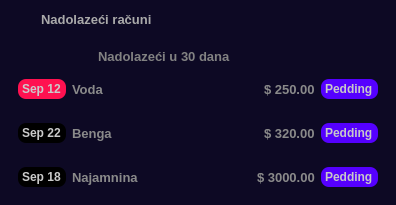
           <widget class="QFrame" name="billsBox">
            <property name="styleSheet">
             <string notr="true">QFrame {
	background-color: rgb(13, 9, 36);
	border: none;
	border-radius: 12px;
}</string>
            </property>
            <property name="frameShape">
             <enum>QFrame::NoFrame</enum>
            </property>
            <property name="frameShadow">
             <enum>QFrame::Raised</enum>
            </property>
            <layout class="QVBoxLayout" name="verticalLayout_23">
             <property name="spacing">
              <number>0</number>
             </property>
             <property name="leftMargin">
              <number>0</number>
             </property>
             <property name="topMargin">
              <number>0</number>
             </property>
             <property name="rightMargin">
              <number>0</number>
             </property>
             <property name="bottomMargin">
              <number>0</number>
             </property>
             <item>
              <widget class="QFrame" name="frame_54">
               <property name="minimumSize">
                <size>
                 <width>0</width>
                 <height>40</height>
                </size>
               </property>
               <property name="maximumSize">
                <size>
                 <width>16777215</width>
                 <height>40</height>
                </size>
               </property>
               <property name="styleSheet">
                <string notr="true">background-color: rgb(13, 9, 36);</string>
               </property>
               <property name="frameShape">
                <enum>QFrame::NoFrame</enum>
               </property>
               <property name="frameShadow">
                <enum>QFrame::Raised</enum>
               </property>
               <layout class="QHBoxLayout" name="horizontalLayout_34">
                <property name="spacing">
                 <number>0</number>
                </property>
                <property name="leftMargin">
                 <number>0</number>
                </property>
                <property name="topMargin">
                 <number>0</number>
                </property>
                <property name="rightMargin">
                 <number>10</number>
                </property>
                <property name="bottomMargin">
                 <number>0</number>
                </property>
                <item alignment="Qt::AlignHCenter|Qt::AlignVCenter">
                 <widget class="QLabel" name="label_32">
                  <property name="minimumSize">
                   <size>
                    <width>0</width>
                    <height>0</height>
                   </size>
                  </property>
                  <property name="maximumSize">
                   <size>
                    <width>16777215</width>
                    <height>16777215</height>
                   </size>
                  </property>
                  <property name="font">
                   <font>
                    <pointsize>10</pointsize>
                    <weight>75</weight>
                    <bold>true</bold>
                   </font>
                  </property>
                  <property name="styleSheet">
                   <string notr="true">color: rgb(170, 170, 170);</string>
                  </property>
                  <property name="text">
                   <string>Nadolazeći računi</string>
                  </property>
                 </widget>
                </item>
                <item alignment="Qt::AlignRight">
                 <widget class="QPushButton" name="pushButton_12">
                  <property name="minimumSize">
                   <size>
                    <width>26</width>
                    <height>26</height>
                   </size>
                  </property>
                  <property name="maximumSize">
                   <size>
                    <width>26</width>
                    <height>26</height>
                   </size>
                  </property>
                  <property name="styleSheet">
                   <string notr="true">QPushButton {
	border: none;
	background-color: rgb(13, 9, 36);
	border-radius: 13;
}

QPushButton:hover {
	background-color: rgb(124, 124, 124);
}

QPushButton:pressed {
	background-color: rgb(0, 0, 0);
}</string>
                  </property>
                  <property name="text">
                   <string/>
                  </property>
                  <property name="icon">
                   <iconset resource="resources/resources.qrc">
                    <normaloff>:/icons/icons/more.svg</normaloff>:/icons/icons/more.svg</iconset>
                  </property>
                  <property name="iconSize">
                   <size>
                    <width>24</width>
                    <height>24</height>
                   </size>
                  </property>
                 </widget>
                </item>
               </layout>
              </widget>
             </item>
             <item>
              <widget class="QFrame" name="frame_55">
               <property name="frameShape">
                <enum>QFrame::StyledPanel</enum>
               </property>
               <property name="frameShadow">
                <enum>QFrame::Raised</enum>
               </property>
               <layout class="QVBoxLayout" name="verticalLayout_24">
                <item alignment="Qt::AlignHCenter|Qt::AlignVCenter">
                 <widget class="QLabel" name="label_33">
                  <property name="minimumSize">
                   <size>
                    <width>200</width>
                    <height>0</height>
                   </size>
                  </property>
                  <property name="maximumSize">
                   <size>
                    <width>150</width>
                    <height>16777215</height>
                   </size>
                  </property>
                  <property name="font">
                   <font>
                    <pointsize>10</pointsize>
                    <weight>75</weight>
                    <bold>true</bold>
                   </font>
                  </property>
                  <property name="styleSheet">
                   <string notr="true">color: rgb(170, 170, 170);</string>
                  </property>
                  <property name="text">
                   <string>&lt;html&gt;&lt;head/&gt;&lt;body&gt;&lt;p&gt;&lt;span style=&quot; color:#828282;&quot;&gt;Nadolazeći u 30 dana&lt;/span&gt;&lt;/p&gt;&lt;/body&gt;&lt;/html&gt;</string>
                  </property>
                 </widget>
                </item>
                <item>
                 <widget class="QFrame" name="frame_56">
                  <property name="styleSheet">
                   <string notr="true"/>
                  </property>
                  <property name="frameShape">
                   <enum>QFrame::StyledPanel</enum>
                  </property>
                  <property name="frameShadow">
                   <enum>QFrame::Raised</enum>
                  </property>
                  <layout class="QHBoxLayout" name="horizontalLayout_35">
                   <item>
                    <widget class="QLabel" name="label_34">
                     <property name="minimumSize">
                      <size>
                       <width>0</width>
                       <height>20</height>
                      </size>
                     </property>
                     <property name="maximumSize">
                      <size>
                       <width>70</width>
                       <height>20</height>
                      </size>
                     </property>
                     <property name="font">
                      <font>
                       <weight>75</weight>
                       <bold>true</bold>
                      </font>
                     </property>
                     <property name="styleSheet">
                      <string notr="true">color: rgb(203, 203, 203);
background-color: rgb(255, 17, 80);
padding: 1px;
border-radius: 8px;</string>
                     </property>
                     <property name="text">
                      <string>Sep 12</string>
                     </property>
                    </widget>
                   </item>
                   <item>
                    <widget class="QLabel" name="label_37">
                     <property name="minimumSize">
                      <size>
                       <width>50</width>
                       <height>0</height>
                      </size>
                     </property>
                     <property name="font">
                      <font>
                       <pointsize>10</pointsize>
                       <weight>75</weight>
                       <bold>true</bold>
                      </font>
                     </property>
                     <property name="styleSheet">
                      <string notr="true">color: rgb(138, 138, 138);</string>
                     </property>
                     <property name="text">
                      <string>Voda</string>
                     </property>
                    </widget>
                   </item>
                   <item>
                    <spacer name="horizontalSpacer_4">
                     <property name="orientation">
                      <enum>Qt::Horizontal</enum>
                     </property>
                     <property name="sizeHint" stdset="0">
                      <size>
                       <width>136</width>
                       <height>20</height>
                      </size>
                     </property>
                    </spacer>
                   </item>
                   <item>
                    <widget class="QLabel" name="label_36">
                     <property name="minimumSize">
                      <size>
                       <width>50</width>
                       <height>0</height>
                      </size>
                     </property>
                     <property name="font">
                      <font>
                       <pointsize>10</pointsize>
                       <weight>75</weight>
                       <bold>true</bold>
                      </font>
                     </property>
                     <property name="styleSheet">
                      <string notr="true">color: rgb(138, 138, 138);</string>
                     </property>
                     <property name="text">
                      <string>$ 250.00</string>
                     </property>
                    </widget>
                   </item>
                   <item>
                    <widget class="QLabel" name="label_35">
                     <property name="minimumSize">
                      <size>
                       <width>0</width>
                       <height>20</height>
                      </size>
                     </property>
                     <property name="maximumSize">
                      <size>
                       <width>100</width>
                       <height>20</height>
                      </size>
                     </property>
                     <property name="font">
                      <font>
                       <weight>75</weight>
                       <bold>true</bold>
                      </font>
                     </property>
                     <property name="styleSheet">
                      <string notr="true">color: rgb(200, 200, 200);
background-color: rgb(85, 0, 255);
padding: 1px;
border-radius: 8px;</string>
                     </property>
                     <property name="text">
                      <string>Pedding</string>
                     </property>
                    </widget>
                   </item>
                  </layout>
                 </widget>
                </item>
                <item>
                 <widget class="QFrame" name="frame_57">
                  <property name="styleSheet">
                   <string notr="true"/>
                  </property>
                  <property name="frameShape">
                   <enum>QFrame::StyledPanel</enum>
                  </property>
                  <property name="frameShadow">
                   <enum>QFrame::Raised</enum>
                  </property>
                  <layout class="QHBoxLayout" name="horizontalLayout_36">
                   <item>
                    <widget class="QLabel" name="label_38">
                     <property name="minimumSize">
                      <size>
                       <width>0</width>
                       <height>20</height>
                      </size>
                     </property>
                     <property name="maximumSize">
                      <size>
                       <width>70</width>
                       <height>20</height>
                      </size>
                     </property>
                     <property name="font">
                      <font>
                       <weight>75</weight>
                       <bold>true</bold>
                      </font>
                     </property>
                     <property name="styleSheet">
                      <string notr="true">color: rgb(203, 203, 203);
background-color: rgb(0, 0, 0);
padding: 1px;
border-radius: 8px;</string>
                     </property>
                     <property name="text">
                      <string>Sep 22</string>
                     </property>
                    </widget>
                   </item>
                   <item>
                    <widget class="QLabel" name="label_39">
                     <property name="minimumSize">
                      <size>
                       <width>50</width>
                       <height>0</height>
                      </size>
                     </property>
                     <property name="font">
                      <font>
                       <pointsize>10</pointsize>
                       <weight>75</weight>
                       <bold>true</bold>
                      </font>
                     </property>
                     <property name="styleSheet">
                      <string notr="true">color: rgb(138, 138, 138);</string>
                     </property>
                     <property name="text">
                      <string>Benga</string>
                     </property>
                    </widget>
                   </item>
                   <item>
                    <spacer name="horizontalSpacer_5">
                     <property name="orientation">
                      <enum>Qt::Horizontal</enum>
                     </property>
                     <property name="sizeHint" stdset="0">
                      <size>
                       <width>40</width>
                       <height>20</height>
                      </size>
                     </property>
                    </spacer>
                   </item>
                   <item>
                    <widget class="QLabel" name="label_40">
                     <property name="minimumSize">
                      <size>
                       <width>50</width>
                       <height>0</height>
                      </size>
                     </property>
                     <property name="font">
                      <font>
                       <pointsize>10</pointsize>
                       <weight>75</weight>
                       <bold>true</bold>
                      </font>
                     </property>
                     <property name="styleSheet">
                      <string notr="true">color: rgb(138, 138, 138);</string>
                     </property>
                     <property name="text">
                      <string>$ 320.00</string>
                     </property>
                    </widget>
                   </item>
                   <item>
                    <widget class="QLabel" name="label_41">
                     <property name="minimumSize">
                      <size>
                       <width>0</width>
                       <height>20</height>
                      </size>
                     </property>
                     <property name="maximumSize">
                      <size>
                       <width>100</width>
                       <height>20</height>
                      </size>
                     </property>
                     <property name="font">
                      <font>
                       <weight>75</weight>
                       <bold>true</bold>
                      </font>
                     </property>
                     <property name="styleSheet">
                      <string notr="true">color: rgb(200, 200, 200);
background-color: rgb(85, 0, 255);
padding: 1px;
border-radius: 8px;</string>
                     </property>
                     <property name="text">
                      <string>Pedding</string>
                     </property>
                    </widget>
                   </item>
                  </layout>
                 </widget>
                </item>
                <item>
                 <widget class="QFrame" name="frame_58">
                  <property name="styleSheet">
                   <string notr="true"/>
                  </property>
                  <property name="frameShape">
                   <enum>QFrame::StyledPanel</enum>
                  </property>
                  <property name="frameShadow">
                   <enum>QFrame::Raised</enum>
                  </property>
                  <layout class="QHBoxLayout" name="horizontalLayout_37">
                   <item>
                    <widget class="QLabel" name="label_42">
                     <property name="minimumSize">
                      <size>
                       <width>0</width>
                       <height>20</height>
                      </size>
                     </property>
                     <property name="maximumSize">
                      <size>
                       <width>70</width>
                       <height>20</height>
                      </size>
                     </property>
                     <property name="font">
                      <font>
                       <weight>75</weight>
                       <bold>true</bold>
                      </font>
                     </property>
                     <property name="styleSheet">
                      <string notr="true">color: rgb(203, 203, 203);
background-color: rgb(0, 0, 0);
padding: 1px;
border-radius: 8px;</string>
                     </property>
                     <property name="text">
                      <string>Sep 18</string>
                     </property>
                    </widget>
                   </item>
                   <item>
                    <widget class="QLabel" name="label_43">
                     <property name="minimumSize">
                      <size>
                       <width>50</width>
                       <height>0</height>
                      </size>
                     </property>
                     <property name="font">
                      <font>
                       <pointsize>10</pointsize>
                       <weight>75</weight>
                       <bold>true</bold>
                      </font>
                     </property>
                     <property name="styleSheet">
                      <string notr="true">color: rgb(138, 138, 138);</string>
                     </property>
                     <property name="text">
                      <string>Najamnina</string>
                     </property>
                    </widget>
                   </item>
                   <item>
                    <spacer name="horizontalSpacer_6">
                     <property name="orientation">
                      <enum>Qt::Horizontal</enum>
                     </property>
                     <property name="sizeHint" stdset="0">
                      <size>
                       <width>40</width>
                       <height>20</height>
                      </size>
                     </property>
                    </spacer>
                   </item>
                   <item>
                    <widget class="QLabel" name="label_44">
                     <property name="minimumSize">
                      <size>
                       <width>50</width>
                       <height>0</height>
                      </size>
                     </property>
                     <property name="font">
                      <font>
                       <pointsize>10</pointsize>
                       <weight>75</weight>
                       <bold>true</bold>
                      </font>
                     </property>
                     <property name="styleSheet">
                      <string notr="true">color: rgb(138, 138, 138);</string>
                     </property>
                     <property name="text">
                      <string>$ 3000.00</string>
                     </property>
                    </widget>
                   </item>
                   <item>
                    <widget class="QLabel" name="label_45">
                     <property name="minimumSize">
                      <size>
                       <width>0</width>
                       <height>20</height>
                      </size>
                     </property>
                     <property name="maximumSize">
                      <size>
                       <width>100</width>
                       <height>20</height>
                      </size>
                     </property>
                     <property name="font">
                      <font>
                       <weight>75</weight>
                       <bold>true</bold>
                      </font>
                     </property>
                     <property name="styleSheet">
                      <string notr="true">color: rgb(200, 200, 200);
background-color: rgb(85, 0, 255);
padding: 1px;
border-radius: 8px;</string>
                     </property>
                     <property name="text">
                      <string>Pedding</string>
                     </property>
                    </widget>
                   </item>
                  </layout>
                 </widget>
                </item>
               </layout>
              </widget>
             </item>
            </layout>
           </widget>
